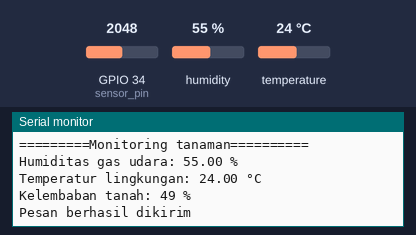
A sketch run on a simulated ESP32. Shown: the last lines printed to the serial monitor. Inputs (shaded band) come from the test bench; at power-on: humidity 55 %, GPIO 34 (sensor_pin) = 2048, temperature 24 °C. WiFi joins after 1.5 s; servers stay silent unless stated.

Above: at 5.0 s.
5.1 s: humidity set to 22 %
At 5.34 s:
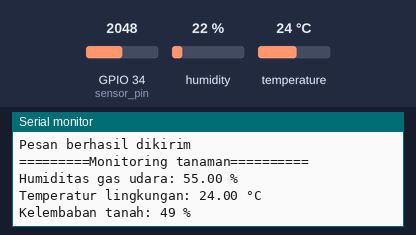
6.9 s: GPIO 34 (sensor_pin) set to 2866
At 8.5 s:
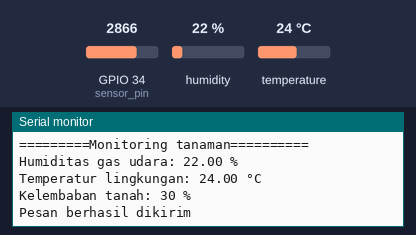
8.7 s: GPIO 34 (sensor_pin) set to 0
At 10.2 s:
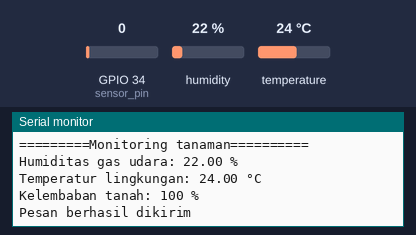
15.6 s: temperature set to 12 °C
At 15.88 s:
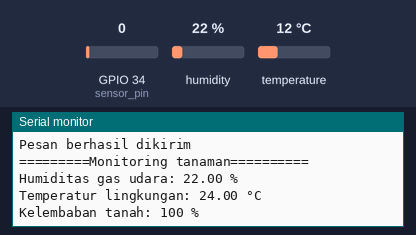
17.4 s: humidity set to 40 %
At 17.4 s:
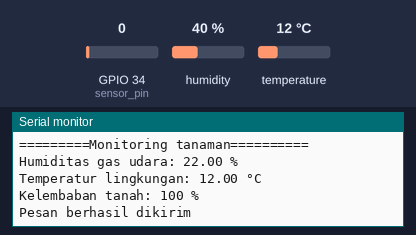
Timing chart, 0 to 20.2 s (numbered marks = the images above; inputs shaded):
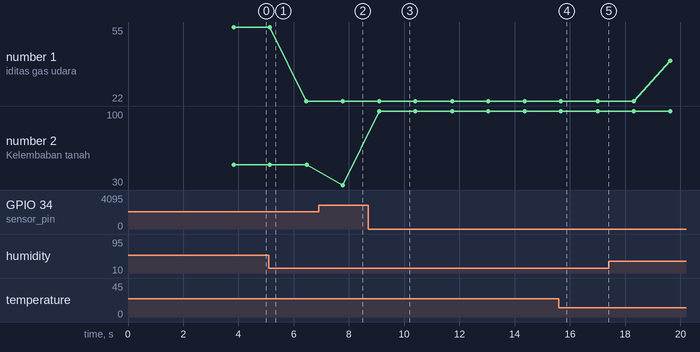

Measured:
- after the input at 6.9 s, the serial monitor: prints a new line after 0.87 s (image 2)
- after the input at 8.7 s, the serial monitor: prints a new line after 0.40 s (image 3)
- plotted number 1: 55 → 22 after the input at 5.1 s, 22 → 40 after the input at 17.4 s
- plotted number 2: 49 → 30 after the input at 6.9 s, 30 → 100 after the input at 8.7 s

The sketch:

sketch_oct10a.ino
```cpp
#include "DHT.h"
#define DHTPIN 4
#define DHTTYPE DHT11
#include <WiFi.h>
#include <WiFiClientSecure.h>
#include <UniversalTelegramBot.h>
#include <ArduinoJson.h>

DHT dht(DHTPIN, DHTTYPE);
int moist,sensor_analog;
const int sensor_pin = 34;

const char* ssid ="Cheeseburger";
const char* password = "1 sampai 8";

#define CHAT_ID "5424432068"
#define BOTtoken "7912498331:AAFkp5AB0kZxORW1zEuIYwDv-Vslq-NcrI0"

WiFiClientSecure client;
UniversalTelegramBot bot(BOTtoken, client);
int botRequestDelay = 1000;
unsigned long lastTimeBotRan;

// const int ph_Pin = 35;
// float  PHlevel = 0;
// float PH_step;
// int nilai_analog_PH;
// double TeganganPh;

// float PH7=9.8;
// float PH4=10.2;

void setup() {

  Serial.begin(115200);

  Serial.print("Connecting Wifi: ");
  Serial.println(ssid);

  WiFi.mode(WIFI_STA);
  WiFi.begin(ssid, password);
  client.setCACert(TELEGRAM_CERTIFICATE_ROOT);

  while (WiFi.status() != WL_CONNECTED) {
    Serial.print(".");
    delay(500);
  }

  Serial.println("");
  Serial.println("WiFi connected");
  Serial.print("IP address: ");
  Serial.println(WiFi.localIP());
  // pinMode(ph_Pin, INPUT);
  bot.sendMessage(CHAT_ID, "Tunggu dulu...monitoring akan segera dimulai", "");

  delay(2000);
  Serial.print("Workshop Monitoring Tanaman SMKN 7 Baleendah\n");
  dht.begin();
}
void loop() {
  sensor_analog = analogRead(sensor_pin);
  // int nilai_analog_PH =analogRead(ph_Pin);
  moist = ( 100 - ( (sensor_analog/4095.00) * 100 ) );

  // TeganganPh = 3.3/1024.0 * nilai_analog_PH;
  // PH_step =(PH4-PH7)/3;
  // PHlevel = 7.00 +((PH7 -TeganganPh)/PH_step);

  float tempe = dht.readTemperature();
  float humid = dht.readHumidity();
  if (isnan(humid) || isnan(tempe) || isnan(moist)) { /*|| isnan(PHlevel)*/
    Serial.println("Sensor tidak terbaca!");
    bot.sendMessage(CHAT_ID,"Sensor tidak terbaca!", "");
    return;
  }
  Serial.print("=========Monitoring tanaman==========\n");
  Serial.print("Humiditas gas udara: ");
  Serial.print(humid); /* Print humiditas gas */
  Serial.println(" %");
  Serial.print("Temperatur lingkungan: ");
  Serial.print(tempe); /* Print temperatur */
  Serial.println(" °C");
  Serial.print("Kelembaban tanah: ");
  Serial.print(moist);  /* Print kelembapan air */
  Serial.println(" %");
  // Serial.print("Nilai pH Cairan : ");
  // Serial.println(PHlevel);
  // Serial.println(" level");
  // bot.sendMessage(CHAT_ID,"Monitoring Tanaman");
  //delay(1000);
  kirimPesanTelegram(humid, tempe, moist); /*, PHlevel*/
}

void kirimPesanTelegram(float humid, float tempe, int moist) { /*,float PHlevel*/
  String pesan = "Suhu saat ini: " + String(tempe, 2) + "°C\n" +
                 "Humiditas udara saat ini: " + String(humid, 2) + "%\n" +
                 "Tingkat kelembaban tanah saat ini: " + String(moist,2) + "%\n";
                //  "pH level dari kandungan air tanah saat ini: "+ String(PHlevel, 2) + "%\n";
  if (bot.sendMessage(CHAT_ID, pesan, "Markdown")) {
    Serial.println("Pesan berhasil dikirim");
  } else {
    Serial.println("Gagal mengirim pesan");
  }

  delay(1000);  // Menunggu sejenak sebelum mengirim pesan lagi
}
```
